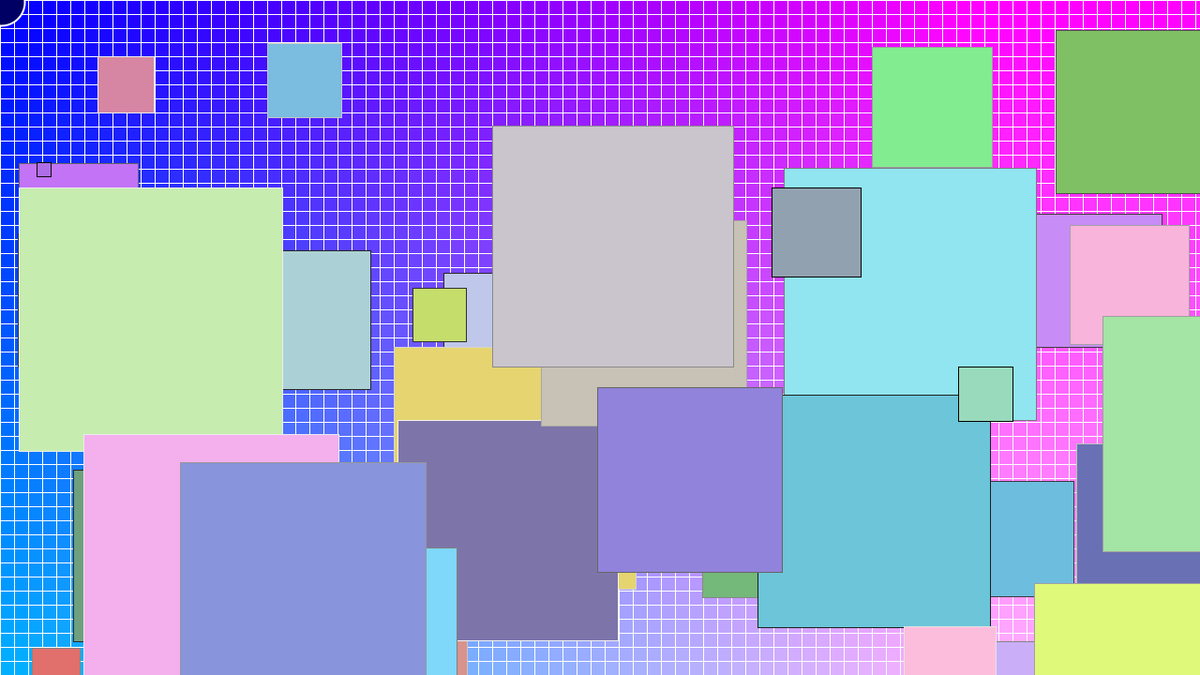
Frame 1 (no input)
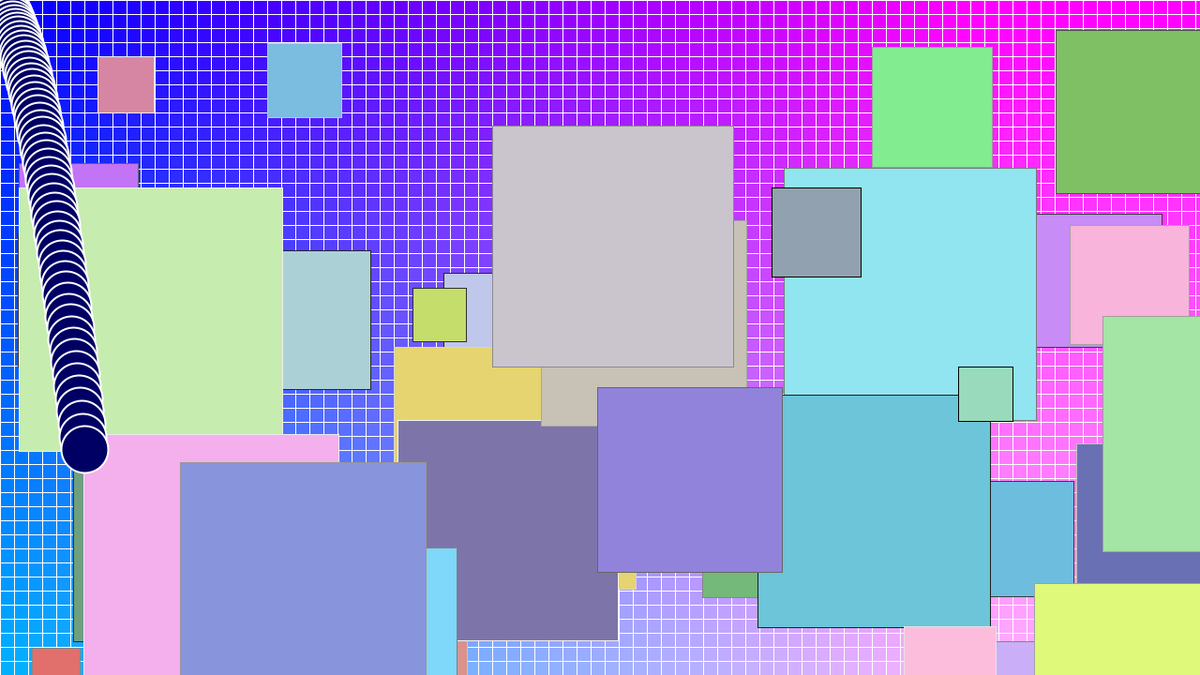
Frame 60 (the mouse pressed at the canvas centre just before this capture)
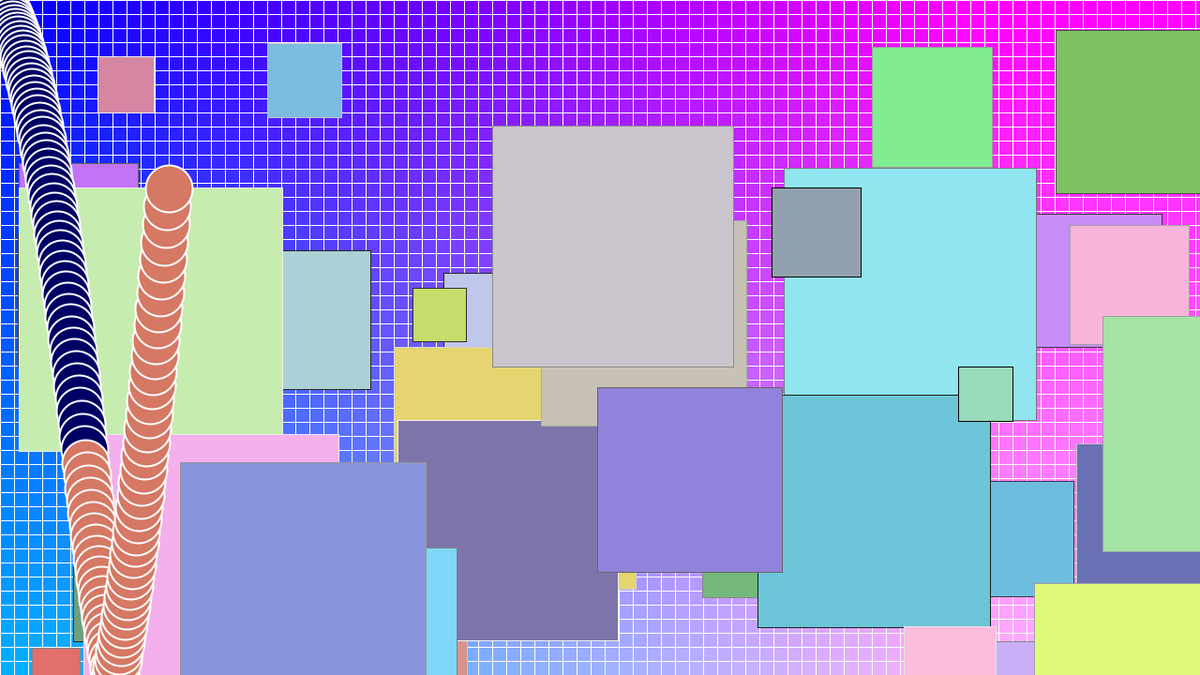
Frame 120 (the mouse held since frame 60 and released just before this capture)

The Processing sketch that drew these frames (run headless with seeded random() and noise(); from frame 60 on, the mouse is pressed at the canvas centre):

// Processing sketch: FlashTriggers
// ── FlashTriggers.pde
PVector location;
PVector velocity;
PVector gravity; 

void setup() {
  size(1280, 720);
  outside();
  squaresRandom();
  location = new PVector(0, 0);
  velocity = new PVector(1.5, 2.1);
  gravity = new PVector(0, 0.2);
}

void draw() {
  location.add(velocity);
  velocity.add(gravity);
  if ((location.x > 1280) || (location.x < 0)) {
    velocity.x = velocity.x * -1;
  }
  if ((location.y > 720)|| (location.y<0)) {
    velocity.y = velocity.y * -0.95; 
    location.y = 720;
  }
  if (mousePressed) {
    velocity.y=velocity.y-0.50;
  }
  if (keyPressed) {
    velocity.y=velocity.y+0.50;
  }

  stroke(255);
  strokeWeight(2);
  fill(mouseX/3, mouseY/3, 100);
  ellipse(location.x, location.y, 50, 50);
}

int width;
int height;

void squaresRandom() {
  int x=0;
  while (x<40) {
    color r=int(random(100, 255));
    color g=int(random(100, 255));
    color b=int(random(100, 255));
    stroke(int(random(255)));
    fill(r, g, b);
    square(int(random(1280)), int(random(720)), int(random(10, 300)));
    x++;
  }
}
void outside() {
  for (int a=0; a<1280; a+=15) {
    for (int b=0; b<720; b+=15) {
      fill(a/4, b/4, 255, 255);
      stroke(255);
      square(a, b, 25);
    }
  }
}
